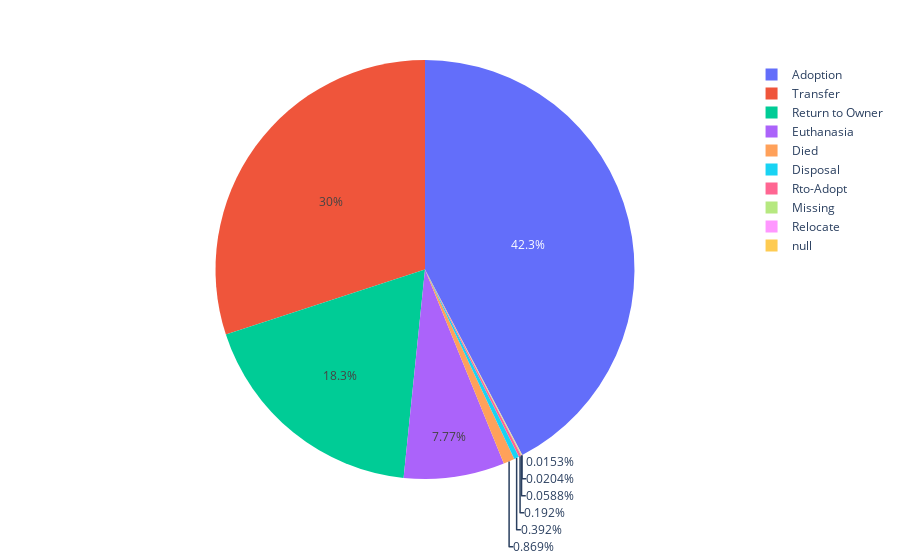

The notebook cell saved with this chart:
### Code cell
gen_pie_chart(df,'outcome_type')

### Figure 1 — Plotly figure (JSON) as saved in the notebook; plotly's stock layout.template omitted (floating-point values rounded to 4 significant figures)
{"data": [{"domain": {"x": [0, 1], "y": [0, 1]}, "hovertemplate": "outcome_type=%{label}<br>count=%{value}<extra></extra>", "labels": [null, "Relocate", "Missing", "Rto-Adopt", "Disposal", "Died", "Euthanasia", "Return to Owner", "Transfer", "Adoption"], "legendgroup": "", "name": "", "showlegend": true, "type": "pie", "values": [12, 16, 46, 150, 307, 680, 6080, 14354, 23499, 33112]}], "layout": {"legend": {"tracegroupgap": 0}, "margin": {"t": 60}}}
